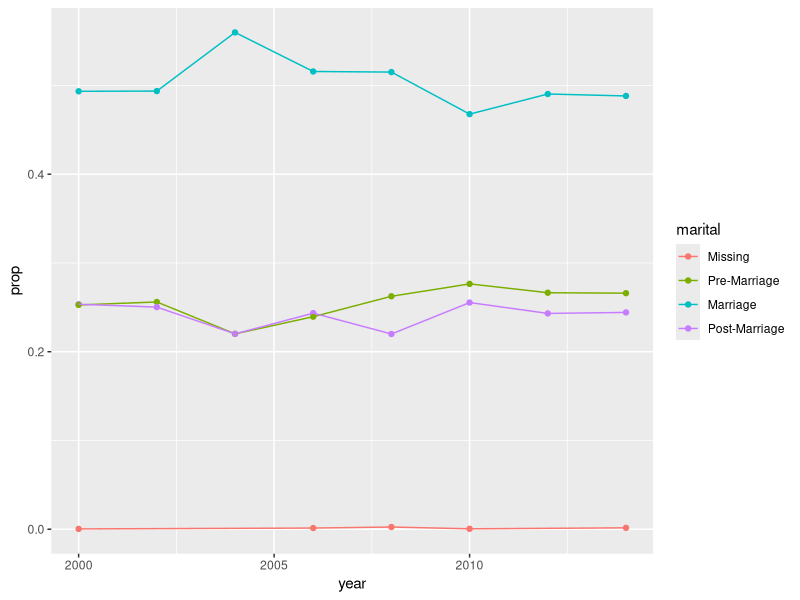
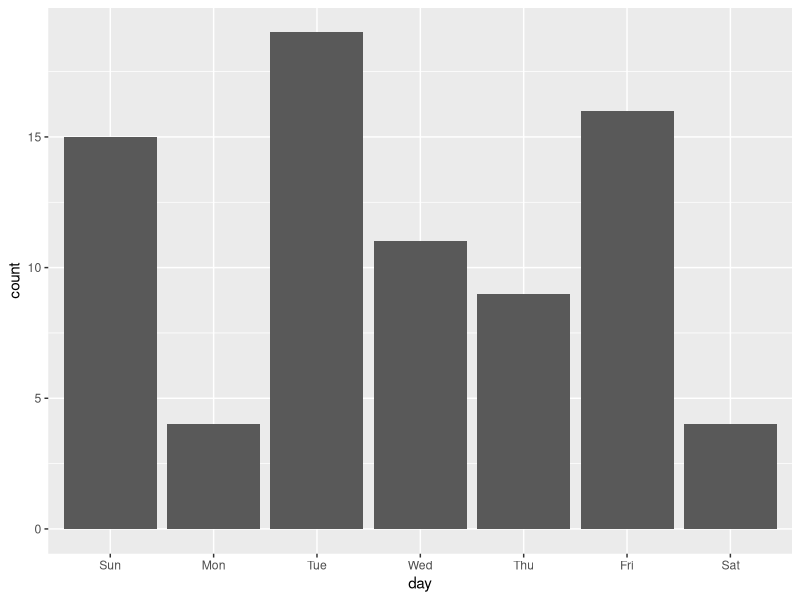

Write R code to recreate these figures, in order.
## ---- chunk 1
knitr::opts_chunk$set(echo = TRUE, warning=TRUE, message=TRUE)
library(tidyverse)
library(lubridate)
library(knitr)
library(forcats)

## ---- chunk 2
gss1 <- gss_cat %>%
  mutate(marital = fct_recode(marital, 
"Pre-Marriage" = "Never married",
"Marriage" = "Married",
"Marriage" = "Separated",
"Post-Marriage" = "Divorced",
"Post-Marriage" = "Widowed",
"Missing" = "No answer"))

gss1 %>%
  count(marital) %>%
  kable()

## ---- chunk 3
gss2 <- gss1 %>%
  count(year, marital) %>%
  group_by(year) %>%
  mutate(prop = n/sum(n))

gss2 %>%
  kable()

## ---- chunk 4
gss3 <- gss2 %>%
  group_by(year, marital) %>%
  arrange(desc(year), desc(prop)) %>%
  ungroup()

gss3 %>%
  kable()

## ---- chunk 5
ggplot(gss3, aes(x = year, y = prop, color = marital)) + 
  geom_point() +
  geom_line()

## ---- chunk 6
lakers %>%
  mutate(as.Date(date)) ### wtf

## ---- chunk 7
lakers2 <- lakers %>%
  mutate(date2 = as.character(date)) %>%
  mutate(date2 = ymd(date2)) 

lakers2 %>%
  select(date, date2, team, etype, time, points) %>%
  head(6) %>%
  kable()

## ---- chunk 8
lakers_bar <- lakers2 %>%
  distinct(date2) %>%
  mutate(day = wday(date2, label = TRUE, abbr = TRUE))

ggplot(lakers_bar, aes(day)) +
  geom_bar()
